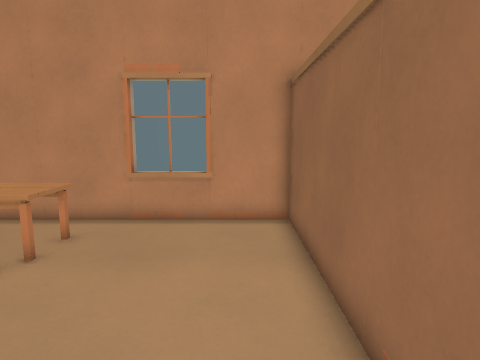
[1] (above)

13 first-person views from a walk through a Godot game level. The camera is 1.5 m above the floor, tilts 8° down and sees 75° across. The floor is counted in squares, 0.5 m on a side. Each view is taken from the middle of a square. On the plan, view 1 faces up. The plan holds only what a view shows up to about 20 squares ahead; the rest is blank.

[2]
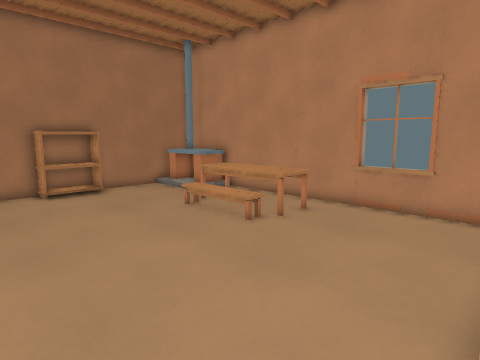

[3]
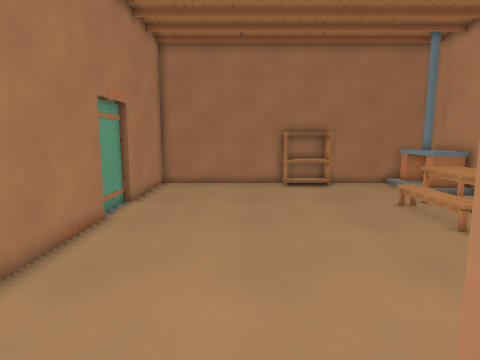

[4]
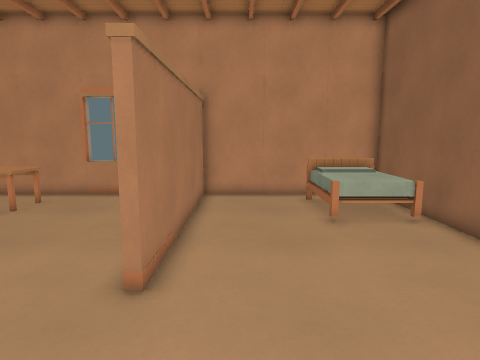

[5]
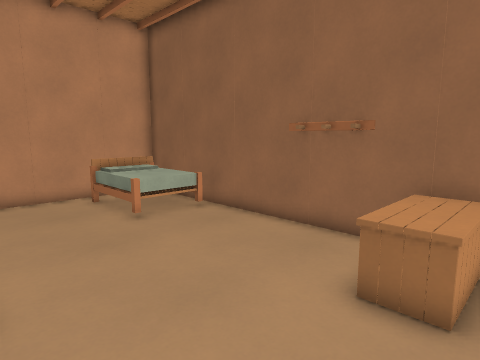

[6]
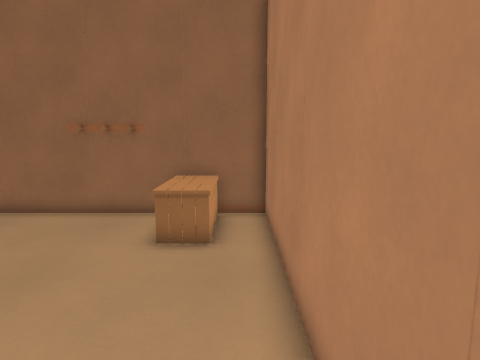

[7]
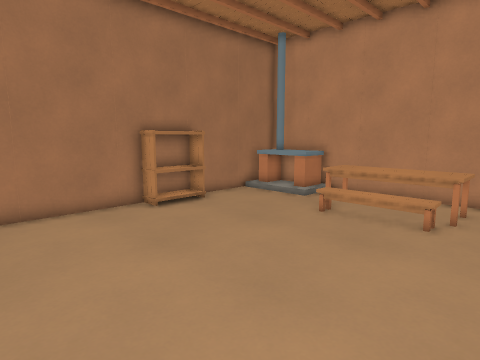

[8]
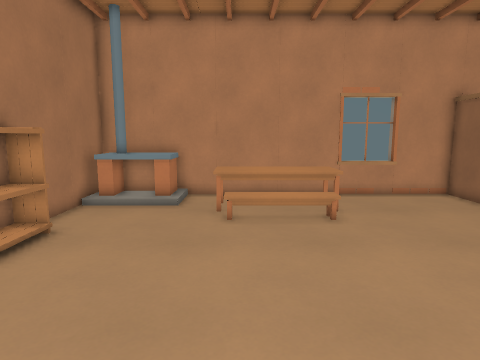

[9]
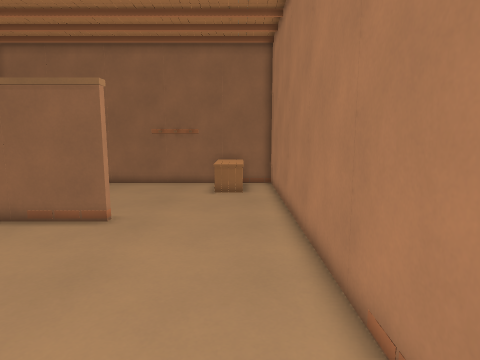

[10]
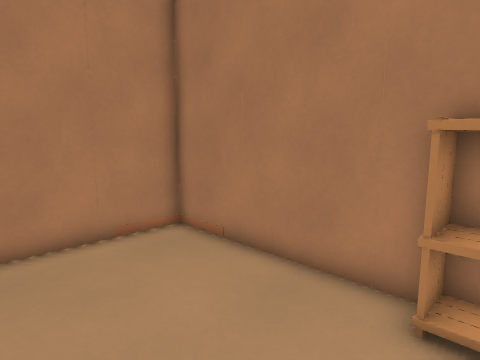

[11]
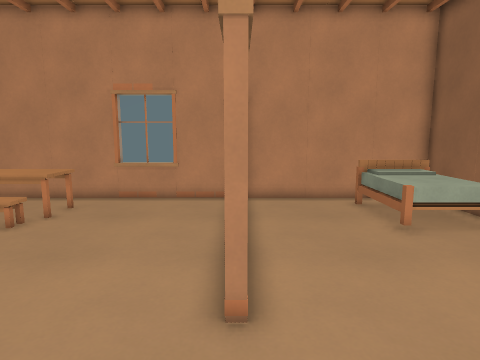

[12]
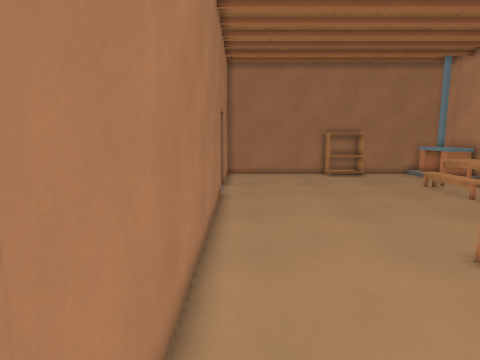

[13]
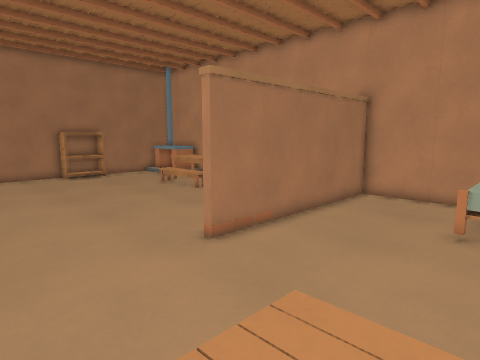

### Floor plan
Key: @ floor where view 1 was taken; # wall or solid block; . floor; = window, fence, low wall or low ledge; ^ raised ledge; v drop or lower ground; B brick; O other object.
Columns run from 16 left of view 1 to 11 right of it. Each row starts with its distance up from view 1.
 12             #==#
 11 #############==##########vv#
 10 #OOOO.............#....=#..#
  9 #OOOO.^^^^^^......#.....OOO#
  8 #.....^^^^^^......#.....OOO#
  7 #.....^^^^^^......#.....OOO#
  6 #......OOOO.......#....==O=#
  5 ##................#....... #
  4 ##................#........#
  3 ##................#........#
  2 ##................#........#
  1 #.................#........#
  0 #...............@..........#
 -1 #..........................#
 -2 #..........................#
 -3 #.......................^^^#
 -4 #.......................^^^#
 -5 O..........................B
 -6 ############################

Positions as (right, up) in squares from view 1, and headings:
1: (0, 0), facing up
2: (2, -2), facing up-left
3: (4, -1), facing left
4: (4, -5), facing up
5: (2, -5), facing up-right
6: (-1, -5), facing right
7: (-3, -5), facing up-left
8: (-9, -5), facing up
9: (-9, -4), facing right
10: (-10, 3), facing down-left
11: (2, -4), facing up
12: (9, -5), facing left
13: (9, -5), facing up-left
